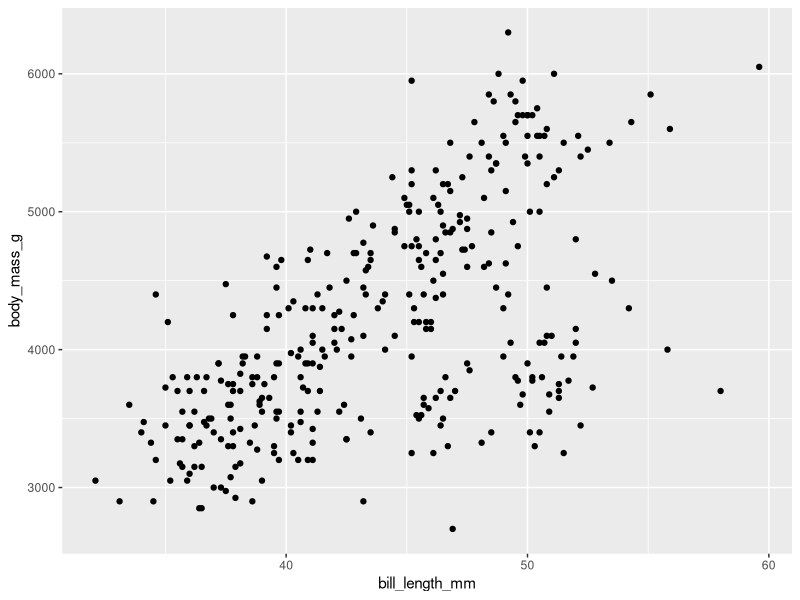
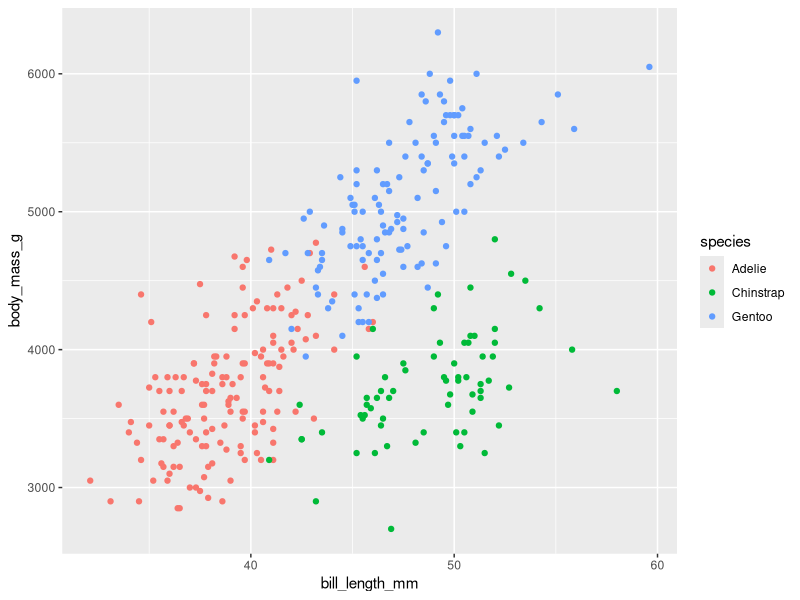
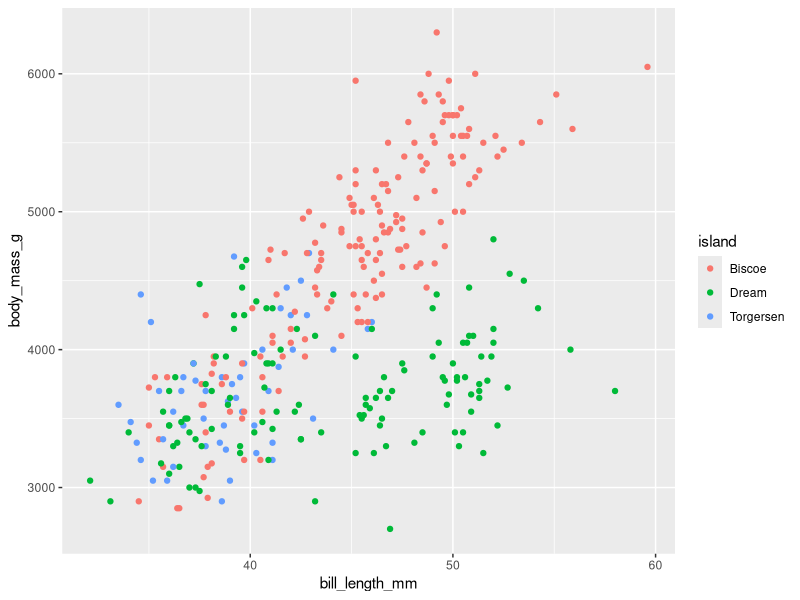
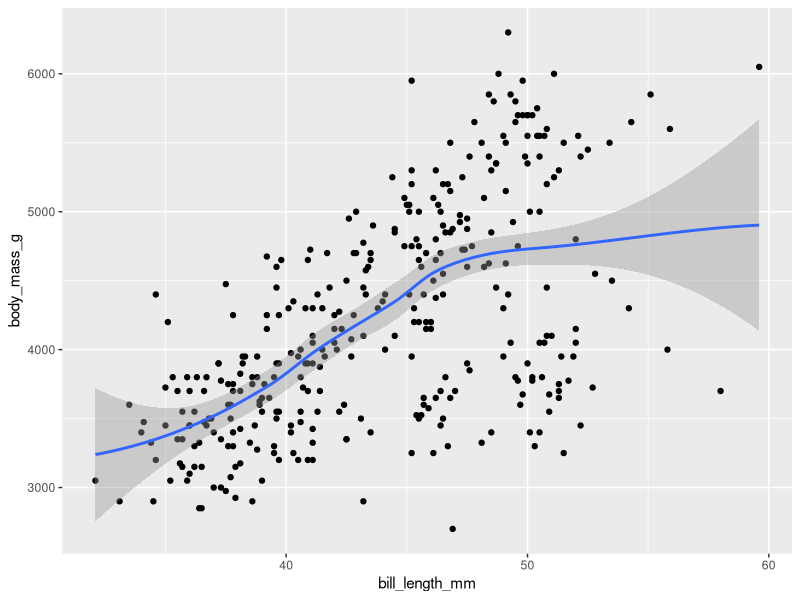
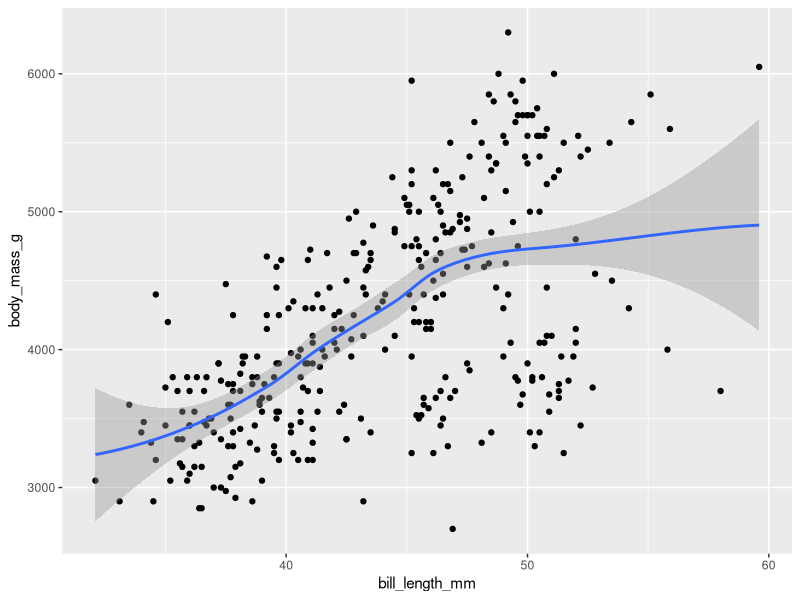
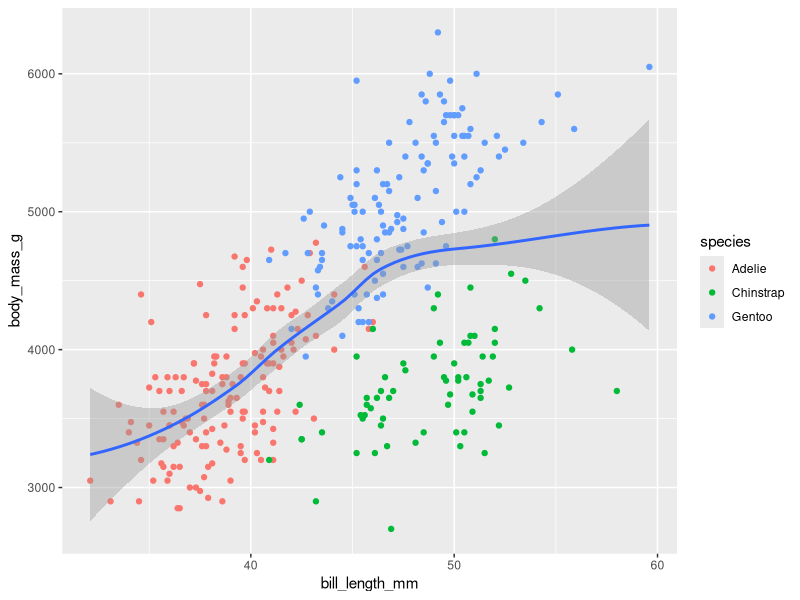
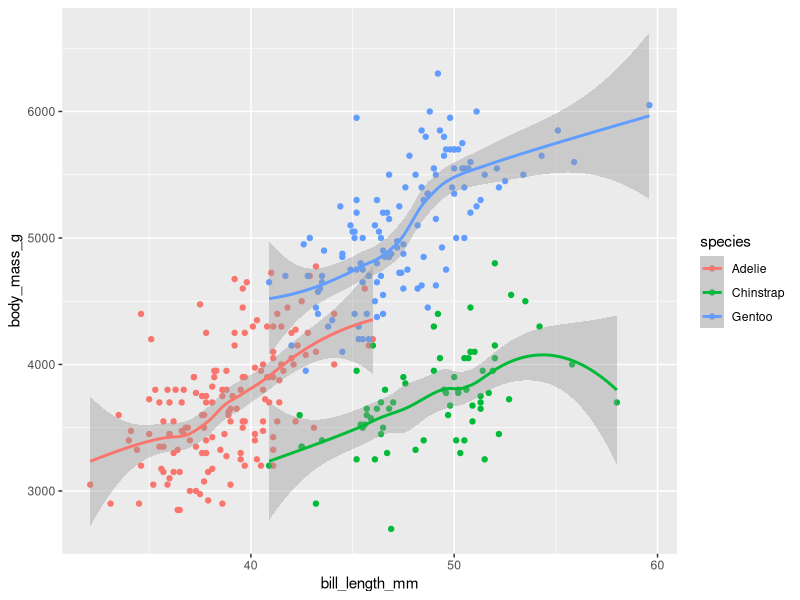
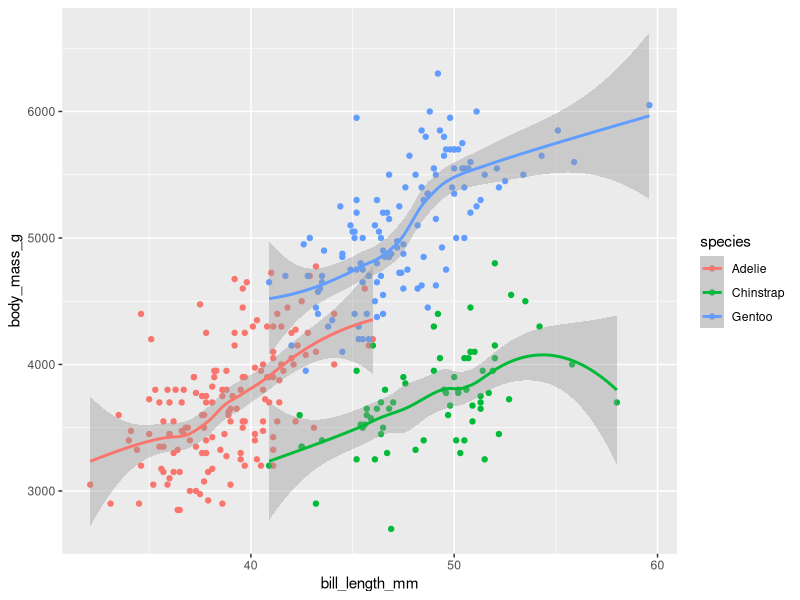

Source code (R) for these figures, in order: (Note: this script raises an error after producing the figures.)
#12/03/2024
#Workshop 8
#Data visualisation I

#geoms - the geometic objects that display our data e.g. geom_point
#geoms have features which are called aesthetics. The features are their position along the x- and y-axis, their shape, size and colour 

install.packages("palmerpenguins")
install.packages("tidyverse")

library(palmerpenguins)
library(tidyverse)
library(dplyr)

#Have a look at the penguins dataframe
#The dataframe has a number of different measurements for three penguin species across three different islands 
View(penguins)

ggplot(data = penguins) +
  geom_point(mapping = aes(x = bill_length_mm, y = body_mass_g))

#There seems to be a correlation, but there is also what looks like a cluster that is shifted towards the bottom right of the graph
#Could those be species differences?
#Check by mapping species to the aesthetic colour of geom_point 
ggplot(data = penguins) +
  geom_point(mapping = aes(x = bill_length_mm, y = body_mass_g, colour = species))

#Does the cluster also correlate with the island the penguins are from? 
ggplot(data = penguins) +
  geom_point(mapping = aes(x = bill_length_mm, y = body_mass_g, colour = island))

#We can add additional layers to our plot by specifying additional geoms
ggplot(data = penguins) +
  geom_point(mapping = aes(x = bill_length_mm, y = body_mass_g)) +
  geom_smooth(mapping = aes(x = bill_length_mm, y = body_mass_g)) #adds a trend line over an existing plot

#We can improve the code above
#We don't have to repeat the mapping of variables if we use the same ones in different layers 
#We can pass to ggplot() which means that they will b inherited by the geoms that follow:
ggplot(data = penguins, mapping = aes(x = bill_length_mm, y = body_mass_g)) +
  geom_point() +
  geom_smooth()

#The data falls into three species clusters so it is hard to distinguish them
#Map the species to 'colour'
ggplot(data = penguins, mapping = aes(x = bill_length_mm, y = body_mass_g)) +
  geom_point(mapping = aes(colour = species)) +
  geom_smooth()

#The curve is going across all three species
#This is because mappings are only inherited from ggplot(), not between geoms 


#Copy and fix the code above, so that each species has its own fitted curve
ggplot(data = penguins, mapping = aes(x = bill_length_mm, y = body_mass_g)) +
  geom_point(mapping = aes(colour = species)) +
  geom_smooth(mapping = aes(colour = species))

#You can now assign the plot to a variable and other layers later
pengu_plot <-
  ggplot(data = penguins,
         mapping = aes(x = bill_length_mm, y = body_mass_g)) +
  geom_point(aes(colour = species)) +
  geom_smooth(aes(colour = species))
pengu_plot

#We can add layers to our plot
pengu_plot +
  geom_smooth()

#Write code to produce the following plot in order to get a linear model

?geom_smooth
?geom_point

linear_penguin_model <- ggplot(data = penguins,
                               mapping = aes(x = bill_length_mm,
                                             y = bill_depth_mm)) +
  geom_point(aes(colour = species, shape = species)) + #shape = species makes the shapes 
  geom_smooth(aes(colour = species),
              method = lm, #'lm' changes the lines to linear
              se = FALSE) #se = false removes the grey outline (confidence intervals)

linear_penguin_model

#[3] SAVING PLOTS

#We can save our plots to a file using 'ggsave'
#We can either give ggsave a plot variable:
ggsave(filename = "penguin_plot_1.png", plot = pengu_plot)

#Or if we don't pass it a variable it will save the last plot we printed to the screen:
pengu_plot +
  geom_smooth()

ggsave("penguin_plot_2.png")

#Look at the documentation for ggsave; save your latest plot with the linear model lines as 200mm x 300mm png
#smallest value is the height and larger value is the width
ggsave(filename = "linear_penguin_plot.png",
       plot = linear_penguin_model,
       width = 300,
       height = 200,
       units = c('mm'))

?ggsave

#[4] Continuous versus categorical variables
#Which geom we need to use depends on the type of variable we'd like to map to the x- and y- coordinates 
#E.g. if we would like to investigate body_mass for each species, we can use box plots
ggplot(data = penguins,
       mapping = aes(x = species, y = body_mass_g)) +
  geom_boxplot(mapping = aes(colour = species))
#mapping species to colour in geom_boxplot() only changes the colour of the lines

#Change the code, so that it fills the boxes with colour instead of the lines
ggplot(data = penguins,
       mapping = aes(x = species, y = body_mass_g, fill = species)) + #fill = species makes the boxes have a colour as well as the outline
  geom_boxplot()#the default line is black so there is no need to include "colour = species"

#We often want to determine the order in which we display our data. This is where factors come in handy 
#Categorical variables that have a defined and known set of values, for example the three species in penguins, can be defined as factors
#Factors have levels which are essentially rank positions for each unique value 
#by default, levels are in alphanumericala order, that's why three species appear in alphabetical order in the above plot

#Look at penguins using both head() and str(). Where can you see which variables are factors? What additional information does str() show you?

head(penguins)
str(penguins)
#the factors are 'species', 'island' and 'sex'
#it shows there are 3 levels for both species and island and there are 2 levels for sex 

#Here is an example where alphabetical order would be annoying
df_days <-
  data.frame(day = c("Mon", "Tues", "Wed", "Thu"),
             counts = c(3, 8, 10, 5))
df_days$day <- as.factor(df_days$day)
str(df_days)

ggplot(data = df_days, mapping = aes(x = day, y = counts)) +
  geom_col()
#the order it shows in the plot is 'Mon' 'Thu' 'Tues' and 'Wed'

#We can correct the above by changing it to a factor:
df_days$day <- factor(df_days$day, levels = c("Mon", "Tues", "Wed", "Thu")) #it is already a factor so there is no need to use 'as.factor()'
str(df_days)

ggplot(data = df_days, mapping = aes(x = day, y = counts)) +
  geom_col()

#Write the code to reproduce this plot. You'll have to use the data visualisation cheat sheet to find the correct geom

penguins$species <- factor(penguins$species,
                           levels = c('Chinstrap', 'Gentoo', 'Adelie'))
str(penguins)

ggplot(data = penguins, mapping = aes(x = species,
                                      y = body_mass_g, fill = island)) + #the legend is filled with the 'island' 
  geom_violin() 

#[5] Statistical transformations
#Our dataframe does not contain the median, 25th percentile, 75th percentile, etc for body_mass_g, but the geom calculates that 

#Here is an example
ggplot(data = penguins) +
  geom_bar(mapping = aes(x = species)) +
  coord_flip() 

#Our dataframe does not contain the counts of penguins for each species
#geom_bar() calculates those

#Have a look at the documentation for geom_bar. What is the difference between geom_bar() and geom_col()? Also, what does coord_flip() do?

#geom_bar() makes the height of the bar proportional to number of cases in the group i.e. counts how many there are 
#geom_col() this takes two variables from the data instead of just one and compares them 

#coord_flip() converts the display of y conditional on x, to x conditional on y

#Have a look at the plots. What is the difference? Can you find the geom to reproduce these plots and the geom argument to switch between the two?
#Bonus credit: The bars are slightly transparent. Can you find the argument to change transparency?

#They changed the intervals in the y-axis and this creates more overlap in the RHS graph
#'alpha=' changes the transparency, 0 being transparent and '1' is opaque
#geom_histogram is used. The RHS is stacked and shows where the values overlap from the LHS
#THe LHS is identity and the RHS is stacked 

#[6] Plotting only a subset of your data: filter()
#In order to look at a subset of data filter() is used. For example you may want to look at penguins of two of the species only. 
penguins %>% filter(!species == "Chinstrap") %>%
  ggplot(mapping = aes(x = flipper_length_mm, y = body_mass_g)) +
  geom_point(mapping = aes(colour = species, shape = island))
#in the above code we used a mix of pipe ( %>% ) and '+', these can get commonly mixed up 
#we also don't need to tell ggplot() which data to use because we have piped the dataset into ggplot() already 
#filter() is extremely useful together with the function is.na() to get rid of pesky NA's

#Use is.na(sex) with filter() to reproduce the plot below, so that it only contains penguins where sex is known 
penguins$species <- factor(penguins$species,
                           levels = c('Adelie','Chinstrap','Gentoo'))
str(penguins)

penguins %>% 
  #filter(!is.na(sex)) %>% 
  ggplot(mapping = aes(x = species, y = body_mass_g, fill = sex)) +
  geom_violin()

filter_penguins

#[7] LABELS
#This makes the plot look better by adding labels using the function labs()

penguins %>%
  ggplot(mapping = aes(x = species, y = body_mass_g)) +
  geom_violin(aes(fill = sex)) +
  labs(title = "Weight distribution among penguins",
       subtitle = "Plot generated by E. Busch-Nentwich, March 2023",
       x = "Species",
       y = "Weight in g",
       caption = "Data from Palmer Penguins package\nhttps://allisonhorst.github.io/palmerpenguins/"
  )

#Changing legend labels
#This can't be done with labs() because the legend is part of scales
#In this case we have mapped a categorical plot so we can use scale_fill_discrete(), this allows us to change the colours

penguins %>%
  ggplot(mapping = aes(x = species, y = body_mass_g)) +
  geom_violin(aes(fill = sex)) +
  labs(title = "Weight distribution among penguins",
       subtitle = "Plot generated by E. Busch-Nentwich, March 2023",
       x = "Species",
       y = "Weight in g",
       caption = "Data from Palmer Penguins package\nhttps://allisonhorst.github.io/palmerpenguins/"
  ) +
  scale_fill_discrete(name = "Sex",
                      labels = c("Female", "Male", "Unknown"),
                      type = c("yellow3", "magenta4", "grey"))